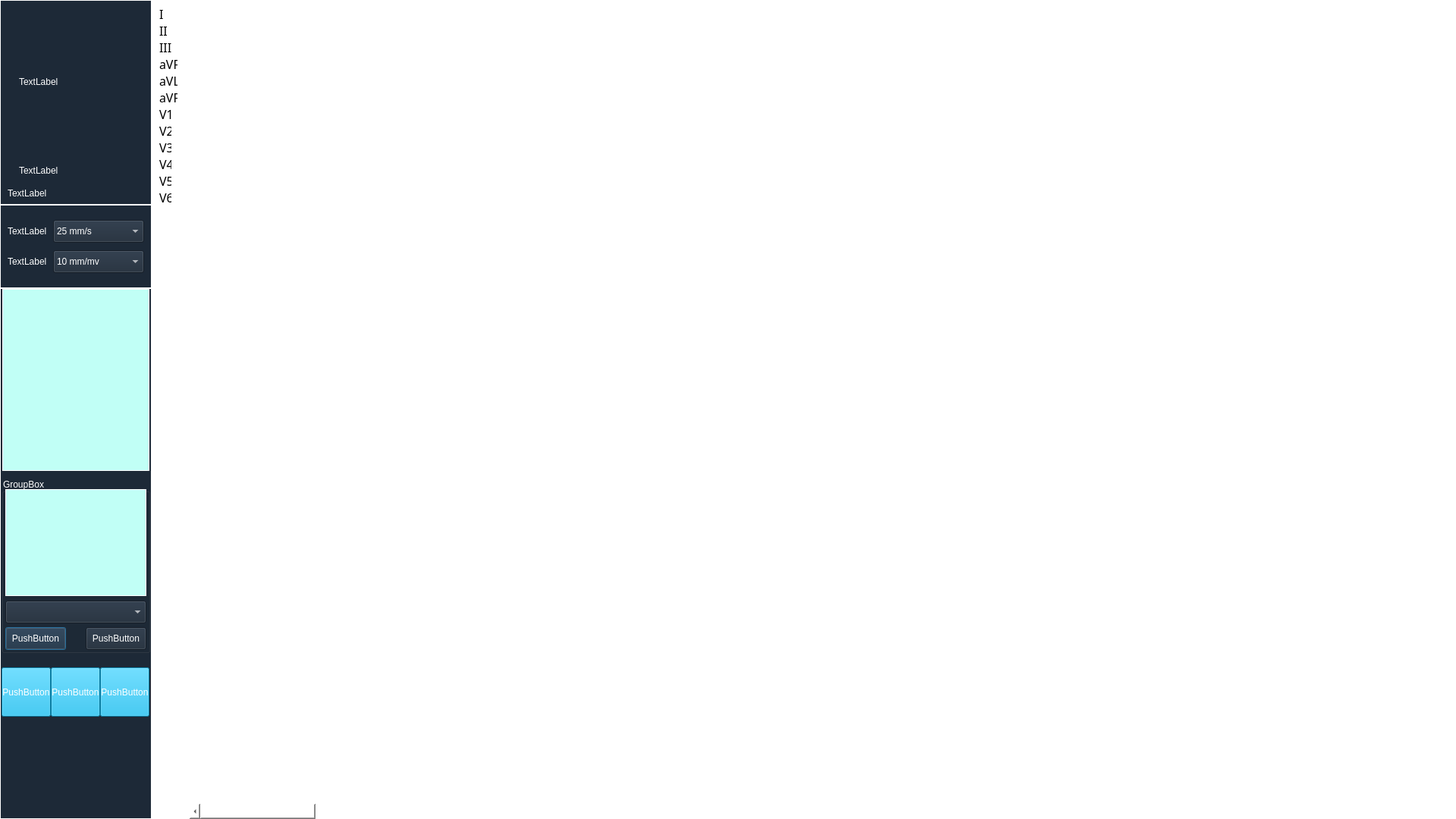
<?xml version="1.0" encoding="UTF-8"?>
<ui version="4.0">
 <class>qtfrom</class>
 <widget class="QDialog" name="qtfrom">
  <property name="geometry">
   <rect>
    <x>0</x>
    <y>0</y>
    <width>1920</width>
    <height>1080</height>
   </rect>
  </property>
  <property name="windowTitle">
   <string>Dialog</string>
  </property>
  <property name="styleSheet">
   <string notr="true">QFrame{border:1px solid rgb(255,255,255);}
QLabel{border:0px solid rgb(255,255,255);}</string>
  </property>
  <widget class="QWidget" name="panCenter" native="true">
   <property name="geometry">
    <rect>
     <x>0</x>
     <y>0</y>
     <width>1920</width>
     <height>1080</height>
    </rect>
   </property>
   <widget class="QFrame" name="frame">
    <property name="geometry">
     <rect>
      <x>200</x>
      <y>0</y>
      <width>50</width>
      <height>1080</height>
     </rect>
    </property>
    <property name="font">
     <font>
      <family>宋体</family>
      <pointsize>12</pointsize>
      <weight>50</weight>
      <italic>false</italic>
      <bold>false</bold>
     </font>
    </property>
    <property name="styleSheet">
     <string notr="true">color: rgb(0, 0, 0);
font: 12pt &quot;宋体&quot;;
background-color: rgb(255, 255, 255);</string>
    </property>
    <property name="frameShape">
     <enum>QFrame::StyledPanel</enum>
    </property>
    <property name="frameShadow">
     <enum>QFrame::Raised</enum>
    </property>
    <property name="lineWidth">
     <number>3</number>
    </property>
    <widget class="QLabel" name="lblL1">
     <property name="geometry">
      <rect>
       <x>10</x>
       <y>10</y>
       <width>16</width>
       <height>16</height>
      </rect>
     </property>
     <property name="font">
      <font>
       <family>宋体</family>
       <pointsize>12</pointsize>
       <weight>50</weight>
       <italic>false</italic>
       <bold>false</bold>
      </font>
     </property>
     <property name="text">
      <string>I</string>
     </property>
    </widget>
    <widget class="QLabel" name="lblL2">
     <property name="geometry">
      <rect>
       <x>10</x>
       <y>32</y>
       <width>16</width>
       <height>16</height>
      </rect>
     </property>
     <property name="font">
      <font>
       <family>宋体</family>
       <pointsize>12</pointsize>
       <weight>50</weight>
       <italic>false</italic>
       <bold>false</bold>
      </font>
     </property>
     <property name="text">
      <string>II</string>
     </property>
    </widget>
    <widget class="QLabel" name="lblL3">
     <property name="geometry">
      <rect>
       <x>10</x>
       <y>54</y>
       <width>24</width>
       <height>16</height>
      </rect>
     </property>
     <property name="font">
      <font>
       <family>宋体</family>
       <pointsize>12</pointsize>
       <weight>50</weight>
       <italic>false</italic>
       <bold>false</bold>
      </font>
     </property>
     <property name="text">
      <string>III</string>
     </property>
    </widget>
    <widget class="QLabel" name="lblL4">
     <property name="geometry">
      <rect>
       <x>10</x>
       <y>76</y>
       <width>24</width>
       <height>16</height>
      </rect>
     </property>
     <property name="font">
      <font>
       <family>宋体</family>
       <pointsize>12</pointsize>
       <weight>50</weight>
       <italic>false</italic>
       <bold>false</bold>
      </font>
     </property>
     <property name="text">
      <string>aVR</string>
     </property>
    </widget>
    <widget class="QLabel" name="lblL5">
     <property name="geometry">
      <rect>
       <x>10</x>
       <y>98</y>
       <width>24</width>
       <height>16</height>
      </rect>
     </property>
     <property name="font">
      <font>
       <family>宋体</family>
       <pointsize>12</pointsize>
       <weight>50</weight>
       <italic>false</italic>
       <bold>false</bold>
      </font>
     </property>
     <property name="text">
      <string>aVL</string>
     </property>
    </widget>
    <widget class="QLabel" name="lblL6">
     <property name="geometry">
      <rect>
       <x>10</x>
       <y>120</y>
       <width>24</width>
       <height>16</height>
      </rect>
     </property>
     <property name="font">
      <font>
       <family>宋体</family>
       <pointsize>12</pointsize>
       <weight>50</weight>
       <italic>false</italic>
       <bold>false</bold>
      </font>
     </property>
     <property name="text">
      <string>aVF</string>
     </property>
    </widget>
    <widget class="QLabel" name="lblV1">
     <property name="geometry">
      <rect>
       <x>10</x>
       <y>142</y>
       <width>16</width>
       <height>16</height>
      </rect>
     </property>
     <property name="font">
      <font>
       <family>宋体</family>
       <pointsize>12</pointsize>
       <weight>50</weight>
       <italic>false</italic>
       <bold>false</bold>
      </font>
     </property>
     <property name="text">
      <string>V1</string>
     </property>
    </widget>
    <widget class="QLabel" name="lblV2">
     <property name="geometry">
      <rect>
       <x>10</x>
       <y>164</y>
       <width>16</width>
       <height>16</height>
      </rect>
     </property>
     <property name="font">
      <font>
       <family>宋体</family>
       <pointsize>12</pointsize>
       <weight>50</weight>
       <italic>false</italic>
       <bold>false</bold>
      </font>
     </property>
     <property name="text">
      <string>V2</string>
     </property>
    </widget>
    <widget class="QLabel" name="lblV3">
     <property name="geometry">
      <rect>
       <x>10</x>
       <y>186</y>
       <width>16</width>
       <height>16</height>
      </rect>
     </property>
     <property name="font">
      <font>
       <family>宋体</family>
       <pointsize>12</pointsize>
       <weight>50</weight>
       <italic>false</italic>
       <bold>false</bold>
      </font>
     </property>
     <property name="text">
      <string>V3</string>
     </property>
    </widget>
    <widget class="QLabel" name="lblV4">
     <property name="geometry">
      <rect>
       <x>10</x>
       <y>208</y>
       <width>16</width>
       <height>16</height>
      </rect>
     </property>
     <property name="font">
      <font>
       <family>宋体</family>
       <pointsize>12</pointsize>
       <weight>50</weight>
       <italic>false</italic>
       <bold>false</bold>
      </font>
     </property>
     <property name="text">
      <string>V4</string>
     </property>
    </widget>
    <widget class="QLabel" name="lblV5">
     <property name="geometry">
      <rect>
       <x>10</x>
       <y>230</y>
       <width>16</width>
       <height>16</height>
      </rect>
     </property>
     <property name="font">
      <font>
       <family>宋体</family>
       <pointsize>12</pointsize>
       <weight>50</weight>
       <italic>false</italic>
       <bold>false</bold>
      </font>
     </property>
     <property name="text">
      <string>V5</string>
     </property>
    </widget>
    <widget class="QLabel" name="lblV6">
     <property name="geometry">
      <rect>
       <x>10</x>
       <y>252</y>
       <width>16</width>
       <height>16</height>
      </rect>
     </property>
     <property name="font">
      <font>
       <family>宋体</family>
       <pointsize>12</pointsize>
       <weight>50</weight>
       <italic>false</italic>
       <bold>false</bold>
      </font>
     </property>
     <property name="text">
      <string>V6</string>
     </property>
    </widget>
   </widget>
   <widget class="QCustomPlot" name="right_widget" native="true">
    <property name="geometry">
     <rect>
      <x>250</x>
      <y>0</y>
      <width>1670</width>
      <height>1080</height>
     </rect>
    </property>
    <property name="sizePolicy">
     <sizepolicy hsizetype="Preferred" vsizetype="Preferred">
      <horstretch>0</horstretch>
      <verstretch>0</verstretch>
     </sizepolicy>
    </property>
    <property name="contextMenuPolicy">
     <enum>Qt::DefaultContextMenu</enum>
    </property>
    <property name="styleSheet">
     <string notr="true">background-color: rgb(255, 255, 255);</string>
    </property>
    <widget class="QScrollBar" name="horizontalScrollBar">
     <property name="geometry">
      <rect>
       <x>0</x>
       <y>1060</y>
       <width>1685</width>
       <height>20</height>
      </rect>
     </property>
     <property name="orientation">
      <enum>Qt::Horizontal</enum>
     </property>
    </widget>
   </widget>
   <widget class="QFrame" name="frame_left">
    <property name="geometry">
     <rect>
      <x>0</x>
      <y>0</y>
      <width>200</width>
      <height>1080</height>
     </rect>
    </property>
    <property name="minimumSize">
     <size>
      <width>200</width>
      <height>1080</height>
     </size>
    </property>
    <property name="maximumSize">
     <size>
      <width>200</width>
      <height>1080</height>
     </size>
    </property>
    <property name="styleSheet">
     <string notr="true">color: rgb(255, 255, 255);</string>
    </property>
    <property name="frameShape">
     <enum>QFrame::StyledPanel</enum>
    </property>
    <property name="frameShadow">
     <enum>QFrame::Raised</enum>
    </property>
    <widget class="QFrame" name="frame_left_top">
     <property name="geometry">
      <rect>
       <x>0</x>
       <y>0</y>
       <width>200</width>
       <height>270</height>
      </rect>
     </property>
     <property name="styleSheet">
      <string notr="true">background-color: rgb(29, 41, 55);</string>
     </property>
     <property name="frameShape">
      <enum>QFrame::StyledPanel</enum>
     </property>
     <property name="frameShadow">
      <enum>QFrame::Raised</enum>
     </property>
     <widget class="QLabel" name="pic_Label">
      <property name="geometry">
       <rect>
        <x>25</x>
        <y>5</y>
        <width>150</width>
        <height>205</height>
       </rect>
      </property>
      <property name="text">
       <string>TextLabel</string>
      </property>
     </widget>
     <widget class="QLabel" name="name_label">
      <property name="geometry">
       <rect>
        <x>25</x>
        <y>210</y>
        <width>150</width>
        <height>30</height>
       </rect>
      </property>
      <property name="text">
       <string>TextLabel</string>
      </property>
     </widget>
     <widget class="QLabel" name="AgeSex_label">
      <property name="geometry">
       <rect>
        <x>10</x>
        <y>245</y>
        <width>180</width>
        <height>20</height>
       </rect>
      </property>
      <property name="text">
       <string>TextLabel</string>
      </property>
     </widget>
    </widget>
    <widget class="QFrame" name="frame_left_mid1">
     <property name="geometry">
      <rect>
       <x>0</x>
       <y>270</y>
       <width>200</width>
       <height>110</height>
      </rect>
     </property>
     <property name="styleSheet">
      <string notr="true">background-color: rgb(29, 41, 55);</string>
     </property>
     <property name="frameShape">
      <enum>QFrame::StyledPanel</enum>
     </property>
     <property name="frameShadow">
      <enum>QFrame::Raised</enum>
     </property>
     <widget class="QLabel" name="Speed_label">
      <property name="geometry">
       <rect>
        <x>10</x>
        <y>20</y>
        <width>60</width>
        <height>30</height>
       </rect>
      </property>
      <property name="text">
       <string>TextLabel</string>
      </property>
     </widget>
     <widget class="QComboBox" name="cboSpeed">
      <property name="geometry">
       <rect>
        <x>70</x>
        <y>20</y>
        <width>120</width>
        <height>30</height>
       </rect>
      </property>
      <property name="accessibleName">
       <string/>
      </property>
      <property name="currentIndex">
       <number>1</number>
      </property>
      <item>
       <property name="text">
        <string>12.5 mm/s</string>
       </property>
      </item>
      <item>
       <property name="text">
        <string>25 mm/s</string>
       </property>
      </item>
      <item>
       <property name="text">
        <string>50 mm/s</string>
       </property>
      </item>
      <item>
       <property name="text">
        <string>100 mm/s</string>
       </property>
      </item>
     </widget>
     <widget class="QComboBox" name="cboPlus">
      <property name="geometry">
       <rect>
        <x>70</x>
        <y>60</y>
        <width>120</width>
        <height>30</height>
       </rect>
      </property>
      <property name="currentIndex">
       <number>2</number>
      </property>
      <item>
       <property name="text">
        <string>2.5 mm/mv</string>
       </property>
      </item>
      <item>
       <property name="text">
        <string>5 mm/mv</string>
       </property>
      </item>
      <item>
       <property name="text">
        <string>10 mm/mv</string>
       </property>
      </item>
      <item>
       <property name="text">
        <string>20 mm/mv
</string>
       </property>
      </item>
     </widget>
     <widget class="QLabel" name="High_label">
      <property name="geometry">
       <rect>
        <x>10</x>
        <y>60</y>
        <width>60</width>
        <height>30</height>
       </rect>
      </property>
      <property name="text">
       <string>TextLabel</string>
      </property>
     </widget>
    </widget>
    <widget class="QFrame" name="frame_left_btm">
     <property name="geometry">
      <rect>
       <x>0</x>
       <y>380</y>
       <width>200</width>
       <height>700</height>
      </rect>
     </property>
     <property name="styleSheet">
      <string notr="true">background-color: rgb(29, 41, 55);</string>
     </property>
     <property name="frameShape">
      <enum>QFrame::StyledPanel</enum>
     </property>
     <property name="frameShadow">
      <enum>QFrame::Raised</enum>
     </property>
     <widget class="QToolButton" name="spPreview">
      <property name="geometry">
       <rect>
        <x>67</x>
        <y>500</y>
        <width>65</width>
        <height>65</height>
       </rect>
      </property>
      <property name="styleSheet">
       <string notr="true">background-color: rgb(15, 177, 228);</string>
      </property>
      <property name="text">
       <string>PushButton</string>
      </property>
      <property name="icon">
       <iconset resource="picture/ecg.qrc">
        <normaloff>:/spPreviewT.png</normaloff>:/spPreviewT.png</iconset>
      </property>
      <property name="iconSize">
       <size>
        <width>40</width>
        <height>40</height>
       </size>
      </property>
      <property name="toolButtonStyle">
       <enum>Qt::ToolButtonTextUnderIcon</enum>
      </property>
     </widget>
     <widget class="QToolButton" name="spBack">
      <property name="geometry">
       <rect>
        <x>132</x>
        <y>500</y>
        <width>65</width>
        <height>65</height>
       </rect>
      </property>
      <property name="styleSheet">
       <string notr="true">background-color: rgb(15, 177, 228);</string>
      </property>
      <property name="text">
       <string>PushButton</string>
      </property>
      <property name="icon">
       <iconset resource="picture/ecg.qrc">
        <normaloff>:/spBackT.png</normaloff>:/spBackT.png</iconset>
      </property>
      <property name="iconSize">
       <size>
        <width>40</width>
        <height>40</height>
       </size>
      </property>
      <property name="toolButtonStyle">
       <enum>Qt::ToolButtonTextUnderIcon</enum>
      </property>
     </widget>
     <widget class="QToolButton" name="spPrint">
      <property name="geometry">
       <rect>
        <x>2</x>
        <y>500</y>
        <width>65</width>
        <height>65</height>
       </rect>
      </property>
      <property name="styleSheet">
       <string notr="true">background-color: rgb(15, 177, 228);</string>
      </property>
      <property name="text">
       <string>PushButton</string>
      </property>
      <property name="icon">
       <iconset resource="picture/ecg.qrc">
        <normaloff>:/spPrintT.png</normaloff>:/spPrintT.png</iconset>
      </property>
      <property name="iconSize">
       <size>
        <width>40</width>
        <height>40</height>
       </size>
      </property>
      <property name="toolButtonStyle">
       <enum>Qt::ToolButtonTextUnderIcon</enum>
      </property>
     </widget>
     <widget class="QTableView" name="lvShow">
      <property name="geometry">
       <rect>
        <x>3</x>
        <y>1</y>
        <width>194</width>
        <height>240</height>
       </rect>
      </property>
      <property name="styleSheet">
       <string notr="true">background-color: rgb(193, 255, 246);
color: rgb(0, 0, 0);</string>
      </property>
      <property name="horizontalScrollBarPolicy">
       <enum>Qt::ScrollBarAlwaysOff</enum>
      </property>
      <attribute name="horizontalHeaderDefaultSectionSize">
       <number>90</number>
      </attribute>
      <attribute name="horizontalHeaderHighlightSections">
       <bool>true</bool>
      </attribute>
      <attribute name="horizontalHeaderMinimumSectionSize">
       <number>20</number>
      </attribute>
     </widget>
     <widget class="QGroupBox" name="gbDiag">
      <property name="geometry">
       <rect>
        <x>2</x>
        <y>250</y>
        <width>196</width>
        <height>231</height>
       </rect>
      </property>
      <property name="title">
       <string>GroupBox</string>
      </property>
      <widget class="QComboBox" name="cboWord">
       <property name="geometry">
        <rect>
         <x>5</x>
         <y>162</y>
         <width>186</width>
         <height>30</height>
        </rect>
       </property>
      </widget>
      <widget class="QPushButton" name="bitPriorComment">
       <property name="geometry">
        <rect>
         <x>5</x>
         <y>197</y>
         <width>80</width>
         <height>30</height>
        </rect>
       </property>
       <property name="text">
        <string>PushButton</string>
       </property>
      </widget>
      <widget class="QPushButton" name="bitSaveComment">
       <property name="geometry">
        <rect>
         <x>111</x>
         <y>197</y>
         <width>80</width>
         <height>30</height>
        </rect>
       </property>
       <property name="text">
        <string>PushButton</string>
       </property>
      </widget>
      <widget class="QTextEdit" name="reDiag">
       <property name="geometry">
        <rect>
         <x>5</x>
         <y>15</y>
         <width>186</width>
         <height>141</height>
        </rect>
       </property>
       <property name="font">
        <font>
         <family>宋体</family>
         <pointsize>10</pointsize>
        </font>
       </property>
       <property name="styleSheet">
        <string notr="true">background-color: rgb(193, 255, 246);
color: rgb(0, 0, 0);</string>
       </property>
      </widget>
     </widget>
    </widget>
   </widget>
  </widget>
  <widget class="QWidget" name="panCenterP" native="true">
   <property name="geometry">
    <rect>
     <x>0</x>
     <y>0</y>
     <width>1920</width>
     <height>1080</height>
    </rect>
   </property>
   <property name="minimumSize">
    <size>
     <width>1000</width>
     <height>1080</height>
    </size>
   </property>
   <property name="styleSheet">
    <string notr="true">background-color: rgb(0, 0, 0);</string>
   </property>
   <widget class="QFrame" name="panTopH">
    <property name="geometry">
     <rect>
      <x>0</x>
      <y>0</y>
      <width>1920</width>
      <height>40</height>
     </rect>
    </property>
    <property name="styleSheet">
     <string notr="true">background-color: rgb(208, 208, 208);</string>
    </property>
    <property name="frameShape">
     <enum>QFrame::StyledPanel</enum>
    </property>
    <property name="frameShadow">
     <enum>QFrame::Raised</enum>
    </property>
    <widget class="QPushButton" name="bitPrint">
     <property name="geometry">
      <rect>
       <x>20</x>
       <y>0</y>
       <width>91</width>
       <height>31</height>
      </rect>
     </property>
     <property name="text">
      <string>PushButton</string>
     </property>
    </widget>
    <widget class="QPushButton" name="bitClose">
     <property name="geometry">
      <rect>
       <x>130</x>
       <y>0</y>
       <width>91</width>
       <height>31</height>
      </rect>
     </property>
     <property name="text">
      <string>PushButton</string>
     </property>
    </widget>
   </widget>
   <widget class="QCustomPlot" name="panMoveP" native="true">
    <property name="geometry">
     <rect>
      <x>160</x>
      <y>370</y>
      <width>793</width>
      <height>1122</height>
     </rect>
    </property>
    <property name="styleSheet">
     <string notr="true">background-color: rgb(255, 255, 255);</string>
    </property>
    <widget class="QLabel" name="lblHospitalName">
     <property name="geometry">
      <rect>
       <x>0</x>
       <y>0</y>
       <width>1122</width>
       <height>32</height>
      </rect>
     </property>
     <property name="font">
      <font>
       <family>宋体</family>
       <pointsize>28</pointsize>
      </font>
     </property>
     <property name="layoutDirection">
      <enum>Qt::LeftToRight</enum>
     </property>
     <property name="text">
      <string>TextLabel</string>
     </property>
     <property name="alignment">
      <set>Qt::AlignCenter</set>
     </property>
    </widget>
    <widget class="QLabel" name="lblGainP">
     <property name="geometry">
      <rect>
       <x>64</x>
       <y>1010</y>
       <width>100</width>
       <height>12</height>
      </rect>
     </property>
     <property name="text">
      <string>TextLabel</string>
     </property>
    </widget>
    <widget class="QLabel" name="lblSpeedP">
     <property name="geometry">
      <rect>
       <x>173</x>
       <y>1010</y>
       <width>100</width>
       <height>12</height>
      </rect>
     </property>
     <property name="text">
      <string>TextLabel</string>
     </property>
    </widget>
    <widget class="QLabel" name="lblScrip">
     <property name="geometry">
      <rect>
       <x>336</x>
       <y>1010</y>
       <width>100</width>
       <height>12</height>
      </rect>
     </property>
     <property name="text">
      <string>TextLabel</string>
     </property>
    </widget>
    <widget class="QLabel" name="lblCDate">
     <property name="geometry">
      <rect>
       <x>20</x>
       <y>20</y>
       <width>54</width>
       <height>14</height>
      </rect>
     </property>
     <property name="text">
      <string>TextLabel</string>
     </property>
    </widget>
    <widget class="QLabel" name="lblCDate1">
     <property name="geometry">
      <rect>
       <x>100</x>
       <y>20</y>
       <width>120</width>
       <height>14</height>
      </rect>
     </property>
     <property name="text">
      <string>TextLabel</string>
     </property>
    </widget>
    <widget class="QLabel" name="lblDiagnose">
     <property name="geometry">
      <rect>
       <x>190</x>
       <y>30</y>
       <width>54</width>
       <height>14</height>
      </rect>
     </property>
     <property name="text">
      <string>TextLabel</string>
     </property>
    </widget>
    <widget class="QLabel" name="memDiagnose">
     <property name="geometry">
      <rect>
       <x>280</x>
       <y>20</y>
       <width>111</width>
       <height>21</height>
      </rect>
     </property>
     <property name="styleSheet">
      <string notr="true"/>
     </property>
     <property name="text">
      <string>TextLabel</string>
     </property>
    </widget>
    <widget class="QLabel" name="lblNameP">
     <property name="geometry">
      <rect>
       <x>80</x>
       <y>50</y>
       <width>120</width>
       <height>14</height>
      </rect>
     </property>
     <property name="text">
      <string>TextLabel</string>
     </property>
    </widget>
    <widget class="QLabel" name="lblName">
     <property name="geometry">
      <rect>
       <x>150</x>
       <y>40</y>
       <width>54</width>
       <height>14</height>
      </rect>
     </property>
     <property name="text">
      <string>TextLabel</string>
     </property>
    </widget>
    <widget class="QLabel" name="lblSex">
     <property name="geometry">
      <rect>
       <x>110</x>
       <y>60</y>
       <width>54</width>
       <height>14</height>
      </rect>
     </property>
     <property name="text">
      <string>TextLabel</string>
     </property>
    </widget>
    <widget class="QLabel" name="lblSexP">
     <property name="geometry">
      <rect>
       <x>170</x>
       <y>60</y>
       <width>120</width>
       <height>14</height>
      </rect>
     </property>
     <property name="text">
      <string>TextLabel</string>
     </property>
    </widget>
    <widget class="QLabel" name="lblAge">
     <property name="geometry">
      <rect>
       <x>450</x>
       <y>78</y>
       <width>54</width>
       <height>14</height>
      </rect>
     </property>
     <property name="text">
      <string>TextLabel</string>
     </property>
    </widget>
    <widget class="QLabel" name="lblInHosNo1">
     <property name="geometry">
      <rect>
       <x>530</x>
       <y>134</y>
       <width>120</width>
       <height>14</height>
      </rect>
     </property>
     <property name="text">
      <string>TextLabel</string>
     </property>
    </widget>
    <widget class="QLabel" name="lblAgeP">
     <property name="geometry">
      <rect>
       <x>530</x>
       <y>78</y>
       <width>120</width>
       <height>14</height>
      </rect>
     </property>
     <property name="text">
      <string>TextLabel</string>
     </property>
    </widget>
    <widget class="QLabel" name="lblNo">
     <property name="geometry">
      <rect>
       <x>450</x>
       <y>92</y>
       <width>54</width>
       <height>14</height>
      </rect>
     </property>
     <property name="text">
      <string>TextLabel</string>
     </property>
    </widget>
    <widget class="QLabel" name="lblNo1">
     <property name="geometry">
      <rect>
       <x>530</x>
       <y>92</y>
       <width>120</width>
       <height>14</height>
      </rect>
     </property>
     <property name="text">
      <string>TextLabel</string>
     </property>
    </widget>
    <widget class="QLabel" name="lblInHosNo">
     <property name="geometry">
      <rect>
       <x>450</x>
       <y>134</y>
       <width>54</width>
       <height>14</height>
      </rect>
     </property>
     <property name="text">
      <string>TextLabel</string>
     </property>
    </widget>
    <widget class="QLabel" name="lblHisNo">
     <property name="geometry">
      <rect>
       <x>450</x>
       <y>120</y>
       <width>54</width>
       <height>14</height>
      </rect>
     </property>
     <property name="text">
      <string>TextLabel</string>
     </property>
    </widget>
    <widget class="QLabel" name="lblDr1">
     <property name="geometry">
      <rect>
       <x>520</x>
       <y>150</y>
       <width>120</width>
       <height>14</height>
      </rect>
     </property>
     <property name="text">
      <string>TextLabel</string>
     </property>
    </widget>
    <widget class="QLabel" name="lblHisNo1">
     <property name="geometry">
      <rect>
       <x>530</x>
       <y>120</y>
       <width>120</width>
       <height>14</height>
      </rect>
     </property>
     <property name="text">
      <string>TextLabel</string>
     </property>
    </widget>
    <widget class="QLabel" name="lblDr">
     <property name="geometry">
      <rect>
       <x>440</x>
       <y>150</y>
       <width>54</width>
       <height>14</height>
      </rect>
     </property>
     <property name="text">
      <string>TextLabel</string>
     </property>
    </widget>
    <widget class="QLabel" name="lblCardNo1">
     <property name="geometry">
      <rect>
       <x>660</x>
       <y>44</y>
       <width>120</width>
       <height>14</height>
      </rect>
     </property>
     <property name="text">
      <string>TextLabel</string>
     </property>
    </widget>
    <widget class="QLabel" name="lblMedicine1">
     <property name="geometry">
      <rect>
       <x>660</x>
       <y>100</y>
       <width>120</width>
       <height>14</height>
      </rect>
     </property>
     <property name="text">
      <string>TextLabel</string>
     </property>
    </widget>
    <widget class="QLabel" name="lblBedNo1">
     <property name="geometry">
      <rect>
       <x>660</x>
       <y>86</y>
       <width>120</width>
       <height>14</height>
      </rect>
     </property>
     <property name="text">
      <string>TextLabel</string>
     </property>
    </widget>
    <widget class="QLabel" name="lblBedNo">
     <property name="geometry">
      <rect>
       <x>580</x>
       <y>86</y>
       <width>54</width>
       <height>14</height>
      </rect>
     </property>
     <property name="text">
      <string>TextLabel</string>
     </property>
    </widget>
    <widget class="QLabel" name="lblCardNo">
     <property name="geometry">
      <rect>
       <x>580</x>
       <y>44</y>
       <width>54</width>
       <height>14</height>
      </rect>
     </property>
     <property name="text">
      <string>TextLabel</string>
     </property>
    </widget>
    <widget class="QLabel" name="lblMedicine">
     <property name="geometry">
      <rect>
       <x>580</x>
       <y>100</y>
       <width>54</width>
       <height>14</height>
      </rect>
     </property>
     <property name="text">
      <string>TextLabel</string>
     </property>
    </widget>
    <widget class="QLabel" name="lbl01">
     <property name="geometry">
      <rect>
       <x>20</x>
       <y>90</y>
       <width>54</width>
       <height>12</height>
      </rect>
     </property>
     <property name="text">
      <string>TextLabel</string>
     </property>
    </widget>
    <widget class="QLabel" name="lbl02">
     <property name="geometry">
      <rect>
       <x>90</x>
       <y>90</y>
       <width>54</width>
       <height>12</height>
      </rect>
     </property>
     <property name="text">
      <string>TextLabel</string>
     </property>
    </widget>
    <widget class="QLabel" name="lbl03">
     <property name="geometry">
      <rect>
       <x>150</x>
       <y>90</y>
       <width>54</width>
       <height>12</height>
      </rect>
     </property>
     <property name="text">
      <string>TextLabel</string>
     </property>
    </widget>
    <widget class="QLabel" name="lbl04">
     <property name="geometry">
      <rect>
       <x>20</x>
       <y>110</y>
       <width>54</width>
       <height>12</height>
      </rect>
     </property>
     <property name="text">
      <string>TextLabel</string>
     </property>
    </widget>
    <widget class="QLabel" name="lbl05">
     <property name="geometry">
      <rect>
       <x>150</x>
       <y>110</y>
       <width>54</width>
       <height>12</height>
      </rect>
     </property>
     <property name="text">
      <string>TextLabel</string>
     </property>
    </widget>
    <widget class="QLabel" name="lbl06">
     <property name="geometry">
      <rect>
       <x>90</x>
       <y>110</y>
       <width>54</width>
       <height>12</height>
      </rect>
     </property>
     <property name="text">
      <string>TextLabel</string>
     </property>
    </widget>
    <widget class="QLabel" name="lbl07">
     <property name="geometry">
      <rect>
       <x>20</x>
       <y>130</y>
       <width>54</width>
       <height>12</height>
      </rect>
     </property>
     <property name="text">
      <string>TextLabel</string>
     </property>
    </widget>
    <widget class="QLabel" name="lbl08">
     <property name="geometry">
      <rect>
       <x>150</x>
       <y>130</y>
       <width>54</width>
       <height>12</height>
      </rect>
     </property>
     <property name="text">
      <string>TextLabel</string>
     </property>
    </widget>
    <widget class="QLabel" name="lbl09">
     <property name="geometry">
      <rect>
       <x>90</x>
       <y>130</y>
       <width>54</width>
       <height>12</height>
      </rect>
     </property>
     <property name="text">
      <string>TextLabel</string>
     </property>
    </widget>
    <widget class="QLabel" name="lbl110">
     <property name="geometry">
      <rect>
       <x>150</x>
       <y>190</y>
       <width>54</width>
       <height>12</height>
      </rect>
     </property>
     <property name="text">
      <string>TextLabel</string>
     </property>
    </widget>
    <widget class="QLabel" name="lbl14">
     <property name="geometry">
      <rect>
       <x>90</x>
       <y>190</y>
       <width>54</width>
       <height>12</height>
      </rect>
     </property>
     <property name="text">
      <string>TextLabel</string>
     </property>
    </widget>
    <widget class="QLabel" name="lbl12">
     <property name="geometry">
      <rect>
       <x>150</x>
       <y>150</y>
       <width>54</width>
       <height>12</height>
      </rect>
     </property>
     <property name="text">
      <string>TextLabel</string>
     </property>
    </widget>
    <widget class="QLabel" name="lbl13">
     <property name="geometry">
      <rect>
       <x>20</x>
       <y>190</y>
       <width>54</width>
       <height>12</height>
      </rect>
     </property>
     <property name="text">
      <string>TextLabel</string>
     </property>
    </widget>
    <widget class="QLabel" name="lbl11">
     <property name="geometry">
      <rect>
       <x>90</x>
       <y>150</y>
       <width>54</width>
       <height>12</height>
      </rect>
     </property>
     <property name="text">
      <string>TextLabel</string>
     </property>
    </widget>
    <widget class="QLabel" name="lbl15">
     <property name="geometry">
      <rect>
       <x>20</x>
       <y>170</y>
       <width>54</width>
       <height>12</height>
      </rect>
     </property>
     <property name="text">
      <string>TextLabel</string>
     </property>
    </widget>
    <widget class="QLabel" name="lbl16">
     <property name="geometry">
      <rect>
       <x>150</x>
       <y>170</y>
       <width>54</width>
       <height>12</height>
      </rect>
     </property>
     <property name="text">
      <string>TextLabel</string>
     </property>
    </widget>
    <widget class="QLabel" name="lbl17">
     <property name="geometry">
      <rect>
       <x>90</x>
       <y>170</y>
       <width>54</width>
       <height>12</height>
      </rect>
     </property>
     <property name="text">
      <string>TextLabel</string>
     </property>
    </widget>
    <widget class="QLabel" name="lbl10">
     <property name="geometry">
      <rect>
       <x>20</x>
       <y>150</y>
       <width>54</width>
       <height>12</height>
      </rect>
     </property>
     <property name="text">
      <string>TextLabel</string>
     </property>
    </widget>
    <widget class="QLabel" name="lbl19">
     <property name="geometry">
      <rect>
       <x>90</x>
       <y>210</y>
       <width>54</width>
       <height>12</height>
      </rect>
     </property>
     <property name="text">
      <string>TextLabel</string>
     </property>
    </widget>
    <widget class="QLabel" name="lbl18">
     <property name="geometry">
      <rect>
       <x>20</x>
       <y>210</y>
       <width>54</width>
       <height>12</height>
      </rect>
     </property>
     <property name="text">
      <string>TextLabel</string>
     </property>
    </widget>
    <widget class="QCustomPlot" name="imgPrint" native="true">
     <property name="geometry">
      <rect>
       <x>0</x>
       <y>200</y>
       <width>738</width>
       <height>889</height>
      </rect>
     </property>
    </widget>
   </widget>
  </widget>
  <zorder>panCenterP</zorder>
  <zorder>panCenter</zorder>
 </widget>
 <customwidgets>
  <customwidget>
   <class>QCustomPlot</class>
   <extends>QWidget</extends>
   <header location="global">qcustomplot.h</header>
   <container>1</container>
  </customwidget>
 </customwidgets>
 <resources>
  <include location="picture/ecg.qrc"/>
 </resources>
 <connections/>
</ui>
